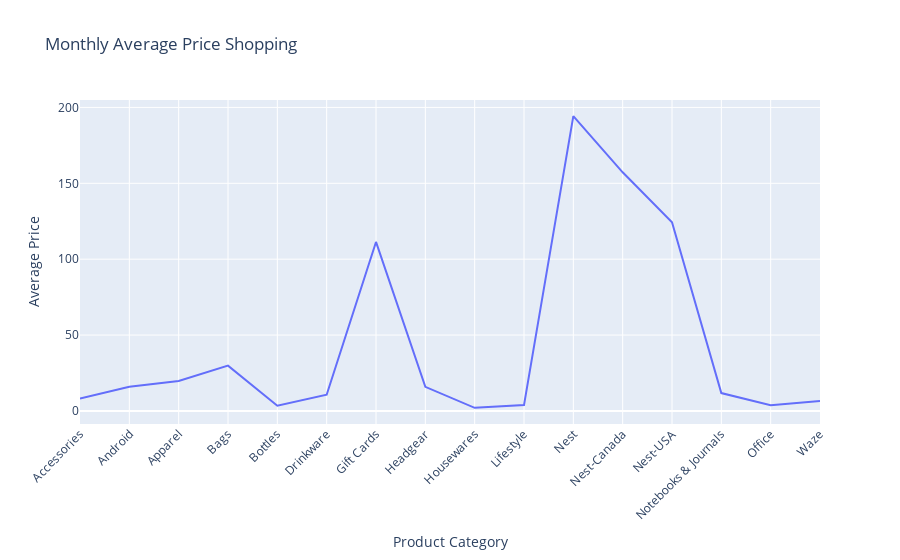

Notebook cell for this chart:
### Code cell
import plotly.express as px

# Assuming df is your DataFrame
avg_price_by_category = df.groupby('Product_Category')['Avg_Price'].mean().reset_index()

# Create a line plot with Plotly Express
fig = px.line(avg_price_by_category, x='Product_Category', y='Avg_Price',
              title='Monthly Average Price Shopping',
              labels={'Product_Category': 'Product Category', 'Avg_Price': 'Average Price'},
              line_shape='linear')

fig.update_layout(xaxis_tickangle=-45)
fig.show()
plt.savefig("Tenure_Months.png")

### Figure 1 — Plotly figure (JSON) as saved in the notebook; plotly's stock layout.template omitted (floating-point values rounded to 4 significant figures)
{"data": [{"hovertemplate": "Product Category=%{x}<br>Average Price=%{y}<extra></extra>", "legendgroup": "", "line": {"color": "#636efa", "dash": "solid", "shape": "linear"}, "marker": {"symbol": "circle"}, "mode": "lines", "name": "", "orientation": "v", "showlegend": false, "type": "scatter", "x": ["Accessories", "Android", "Apparel", "Bags", "Bottles", "Drinkware", "Gift Cards", "Headgear", "Housewares", "Lifestyle", "Nest", "Nest-Canada", "Nest-USA", "Notebooks & Journals", "Office", "Waze"], "xaxis": "x", "y": [8.211, 15.9, 19.79, 29.83, 3.437, 10.7, 111.4, 15.88, 2.061, 3.86, 194.2, 157.2, 124.3, 11.76, 3.77, 6.608], "yaxis": "y"}], "layout": {"legend": {"tracegroupgap": 0}, "title": {"text": "Monthly Average Price Shopping"}, "xaxis": {"anchor": "y", "domain": [0, 1], "tickangle": -45, "title": {"text": "Product Category"}}, "yaxis": {"anchor": "x", "domain": [0, 1], "title": {"text": "Average Price"}}}}
